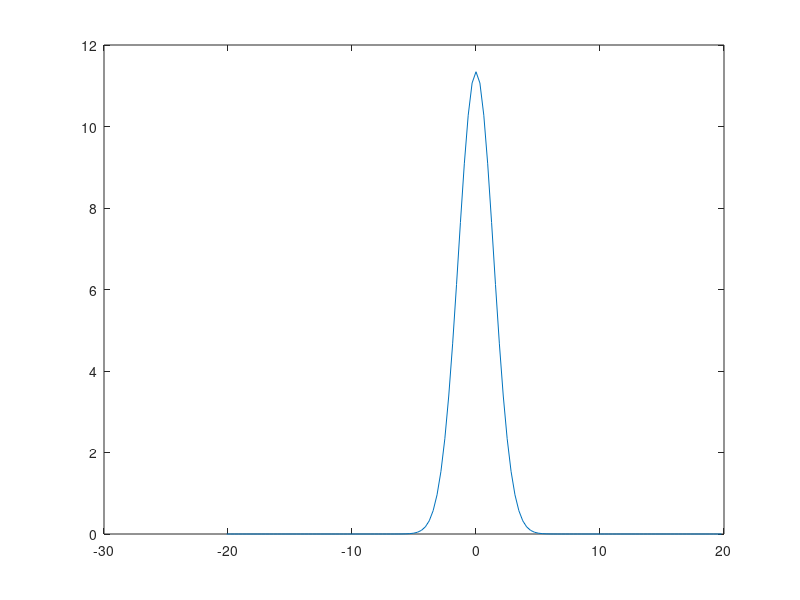

MATLAB code to generate this figure:
clear all; close all; clc;

L=20;
n=128;

x2 = linspace(-L/2,L/2,n+1); x=x2(1:n);
k=(2*pi/L)*[0:n/2-1 -n/2:-1];

u=exp(-x.^2);
ut=fft(u);

plot(fftshift(k),abs(fftshift(ut)))

